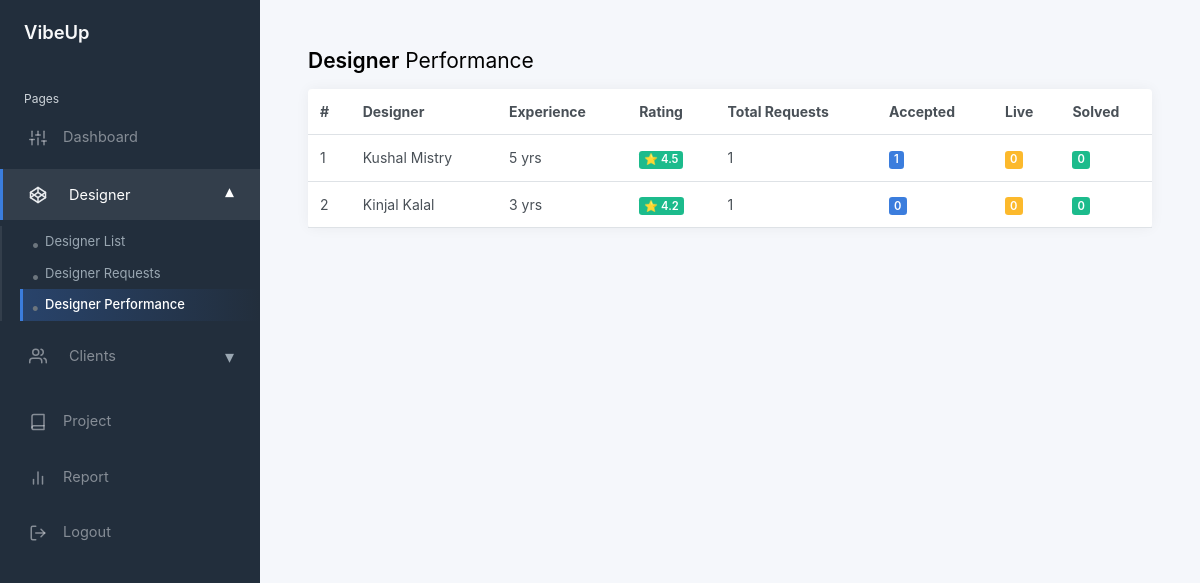
Page /adminkit-main/static/designer_performance.php on the committed database.
### tables this page shows
CREATE TABLE Designer (
    id CHAR(20) PRIMARY KEY,
    bio TEXT,
    experience_years INT,
    portfolio_urls JSON,
    rating DECIMAL(2,1) DEFAULT 0.0,
    CONSTRAINT fk_designer_user
        FOREIGN KEY (id) REFERENCES User(id)
        ON DELETE CASCADE
);

CREATE TABLE User (
    id CHAR(20) PRIMARY KEY,
    name VARCHAR(100),
    email VARCHAR(15) UNIQUE NOT NULL,
    username VARCHAR(50) UNIQUE NOT NULL,
    password_hash VARCHAR(50),
    phone VARCHAR(10),
    profile_pic_url TEXT,
    dob DATE,
    role ENUM('user','designer','admin') DEFAULT 'user',
    created_at TIMESTAMP DEFAULT CURRENT_TIMESTAMP
);

### adminkit-main/static/designer_performance.php (the view, shortened to what this page needs)
<?php
include 'config.php';
$query = "
    SELECT
        d.id AS designer_id,
        u.name AS designer_name,
        d.experience_years,
        d.rating,
        COUNT(dr.id) AS total_requests,
        SUM(dr.status = 'accepted') AS accepted_requests,
        SUM(dr.status = 'live') AS live_projects,
        SUM(dr.status = 'solved') AS solved_projects
    FROM designer d
    JOIN user u ON u.id = d.id
    LEFT JOIN designer_request dr ON dr.designer_id = d.id
    GROUP BY d.id
    ORDER BY solved_projects DESC, rating DESC
";
$result = mysqli_query($conn, $query);
?>
<!DOCTYPE html>
<html lang="en">
<head>
	<link href="css/app.css" rel="stylesheet">
</head>
<body>
<div class="wrapper">
	<?php include 'includes/sidebar.php'; ?>
	<div class="main">
		<main class="content">
			<div class="container-fluid p-0">
				<h1 class="h3 mb-3"><strong>Designer</strong> Performance</h1>
				<div class="card">
					<div class="card-body p-0">
						<table class="table table-hover my-0">
							<thead>
								<tr>
									<th>#</th>
									<th>Designer</th>
									<th>Experience</th>
									<th>Rating</th>
									<th>Total Requests</th>
									<th>Accepted</th>
									<th>Live</th>
									<th>Solved</th>
								</tr>
							</thead>
							<tbody>
							<?php $i = 1; while ($row = mysqli_fetch_assoc($result)): ?>
								<tr>
									<td><?= $i++ ?></td>
									<td><?= htmlspecialchars($row['designer_name']) ?></td>
									<td>
										<?= $row['experience_years'] ?? 0 ?> yrs
									</td>
									<td>
										<span class="badge bg-success">
											⭐ <?= number_format($row['rating'], 1) ?>
										</span>
									</td>
									<td><?= $row['total_requests'] ?></td>
									<td>
										<span class="badge bg-primary">
											<?= $row['accepted_requests'] ?>
										</span>
									</td>
									<td>
										<span class="badge bg-warning">
											<?= $row['live_projects'] ?>
										</span>
									</td>
									<td>
										<span class="badge bg-success">
											<?= $row['solved_projects'] ?>
										</span>
									</td>
								</tr>
							<?php endwhile; ?>
							</tbody>
						</table>
					</div>
				</div>
			</div>
		</main>
	</div>
</div>
</body>
</html>

### rows in the picture
designer: id.name "Kushal Mistry", experience_years "5", rating "4.5", total_requests "1", accepted_requests "1", live_projects "0", solved_projects "0"
designer: id.name "Kinjal Kalal", experience_years "3", rating "4.2", total_requests "1", accepted_requests "0", live_projects "0", solved_projects "0"
